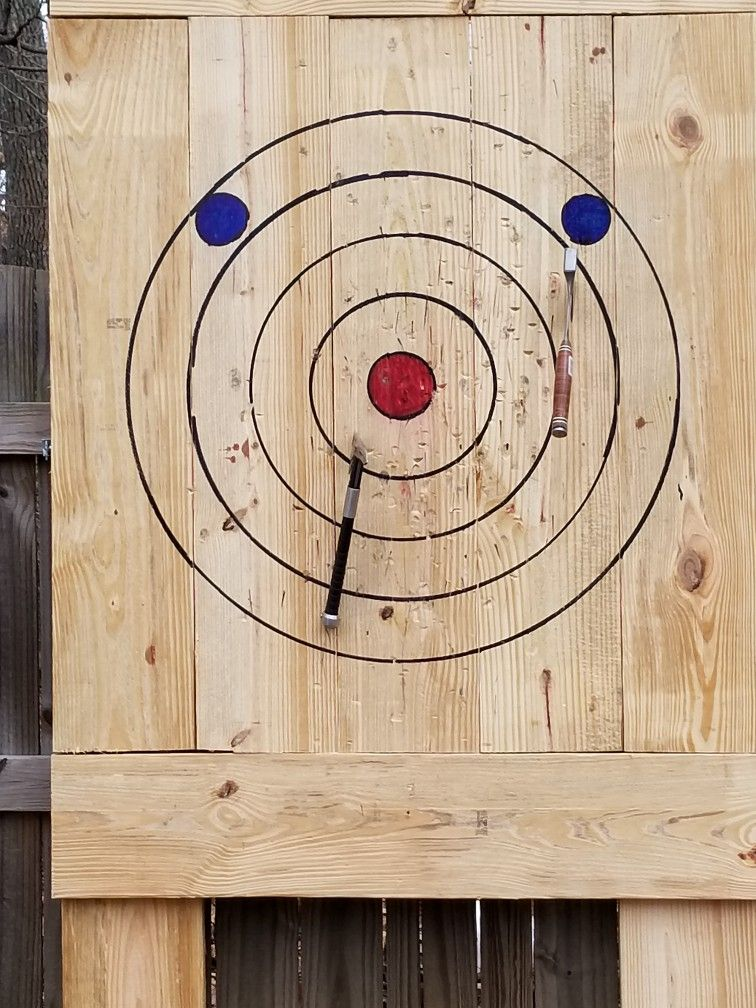
#> input picture Photos/target.jpg, 756 x 1008 px
$ python test.py
#> lines starting #> are read from the running program, lines starting #| are printed output that depends on the picture; after the words box and inside, x2 and y2 are one past the last pixel; in counts of white or black regions, pixels touching at a corner belong together
import matplotlib.pylab as plt
import cv2 as cv
import numpy as np

circle_org = cv.imread('Photos/target.jpg')
#> circle_org is the input picture: shape (1008, 756, 3); mean B, G, R 138.1, 161.5, 183.6
circle = circle_org.copy()
circle = cv.cvtColor(circle, cv.COLOR_BGR2GRAY)
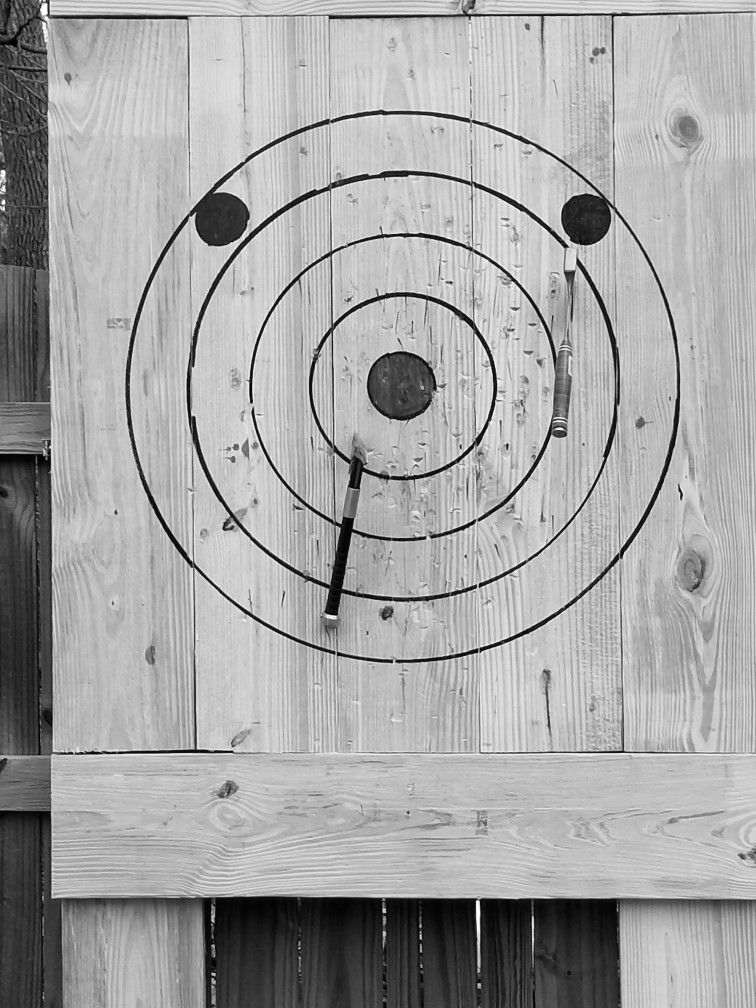
#> circle: shape (1008, 756); min 0, max 255, mean 165.4
circle = cv.GaussianBlur(circle, (7, 7), 1)
canny = cv.Canny(circle, 175, 250)
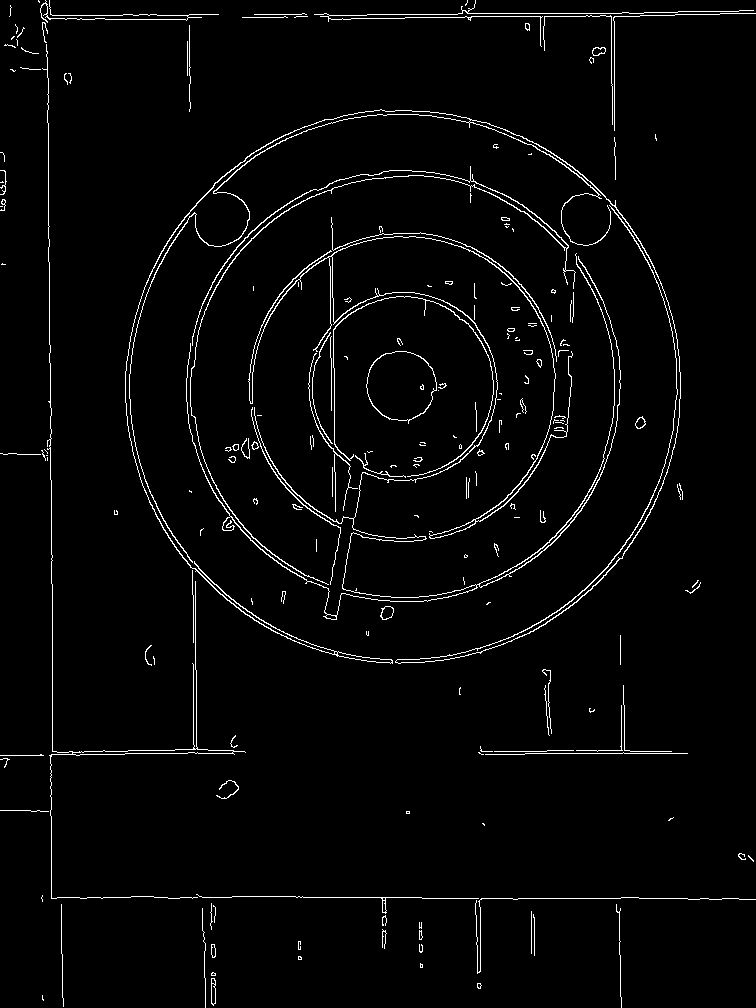
#> canny: shape (1008, 756); 2.7% white in thin lines or dots
contours, hieracrhy = cv.findContours(canny, cv.RETR_LIST, cv.CHAIN_APPROX_SIMPLE)
#> contours = 231 contours, 193 with area under 20; largest, box (x1, y1, x2, y2) and area: (366, 351, 437, 424) 3776, (366, 351, 437, 421) 3716, (125, 109, 681, 664) 1164, (186, 236, 621, 620) 1059, (42, 44, 246, 899) 520

#Detecting the position of board and drawing a box around the circle  to get our ROI
max_cont = -1
max_idx = 0
for i in range(len(contours)):
    length = cv.arcLength(contours[i], True)
    if(length > max_cont):
        max_idx = i
        max_cont = length
#> this loop made 231 passes
#> (length, max_cont) on passes 1, 2, 3, 6, 19, 22, 23, 24, 26, 31, 167, 180: (10.83, 10.83), (13.9, 13.9), (48.14, 48.14), (60.49, 60.49), (79.21, 79.21), (82.83, 82.83), (84, 84), (205.5, 205.5), (221.2, 221.2), (860, 860), (1082.3, 1082.3), (7793.7, 7793.7)
#> length on passes 4, 5, 7, 8, 9, 10: 16.24, 16.49, 10.49, 12.83, 7.66, 11.41
#> after the loop, max_cont = 7793.7; max_idx = 179
x, y, w, h = cv.boundingRect(contours[max_idx])
#> x = 186; y = 236; w = 435; h = 384
img = cv.rectangle(canny, (x, y), (x+w, y+h), (255, 255, 255), 1)
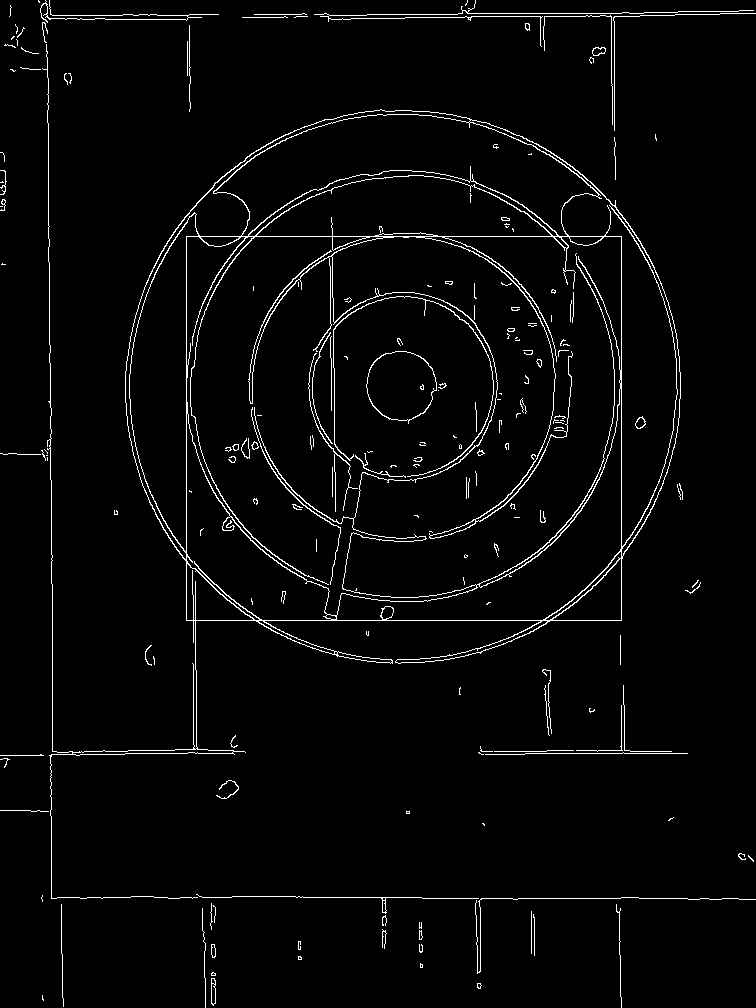
#> img: shape (1008, 756); 2.9% white in thin lines or dots
#Get region of interest
if(img.ndim == 2):
    IM_ROI = img[y:y+h,x:x+w]
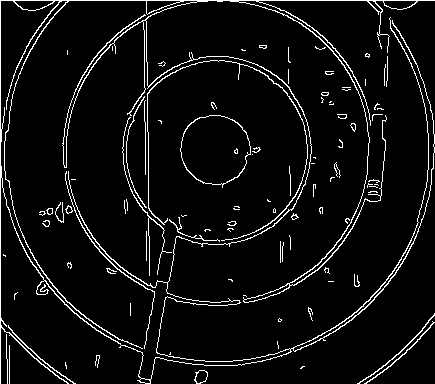
#> IM_ROI: shape (384, 435); 5.9% white in thin lines or dots
else:
    IM_ROI = img[y:y+h,x:x+w,:]
#houghcircle
# IM_ROI = cv.cvtColor(IM_ROI,cv.COLOR_BGR2GRAY)
print(IM_ROI.shape)
#| (384, 435)
IM_ROI = cv.Canny(IM_ROI,175,250)
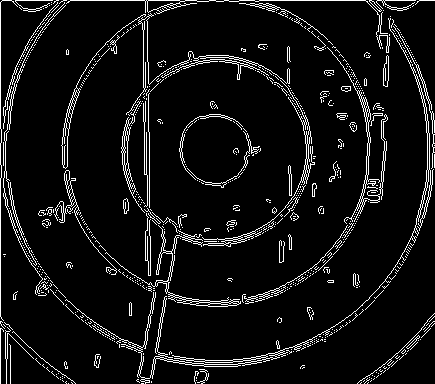
#> IM_ROI: shape (384, 435); 7.2% white in thin lines or dots
circles = cv.HoughCircles(IM_ROI, cv.HOUGH_GRADIENT, 1.2,100)
#> circles = [[216.6, 154.2, 153]]

bg = np.ones((1000,1000,3), dtype=np.uint8)
if circles is not None:
    circles = np.round(circles[0, :]).astype("int")
#> circles = [[217, 154, 153]]

    for (x,y,r) in circles:
        cv.circle(IM_ROI, (x,y), r, (0,0,255), 4)
        cv.rectangle(IM_ROI, (x - 5, y - 5), (x + 5, y + 5), (0, 0, 255), -1)
#> this loop made 1 pass
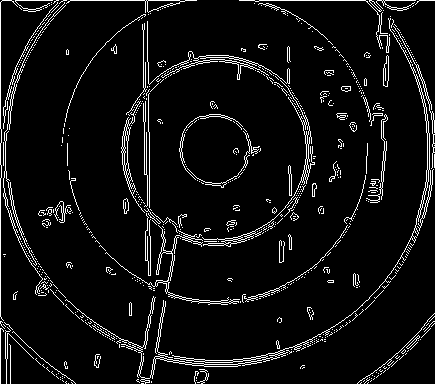
#> IM_ROI: shape (384, 435); 6.5% white in thin lines or dots


cv.imshow('org',circle_org)
cv.imshow('result', IM_ROI)
cv.waitKey(0)
